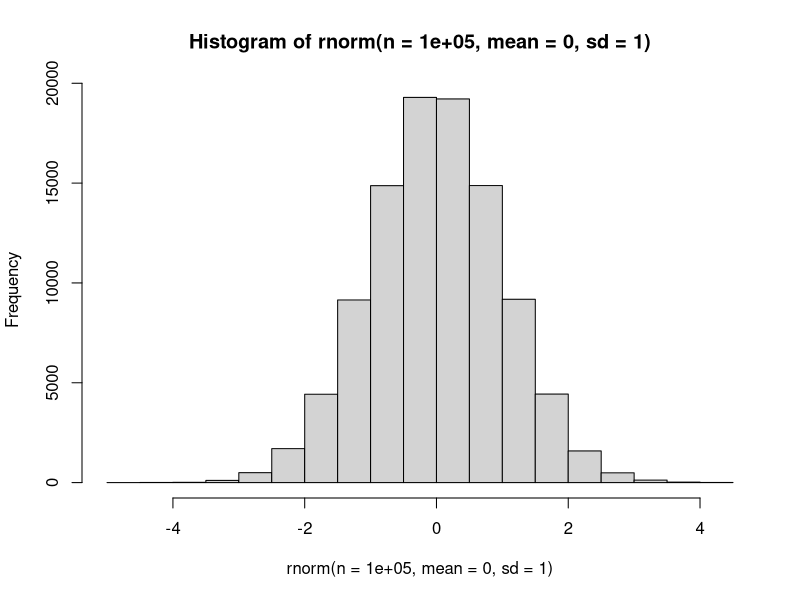
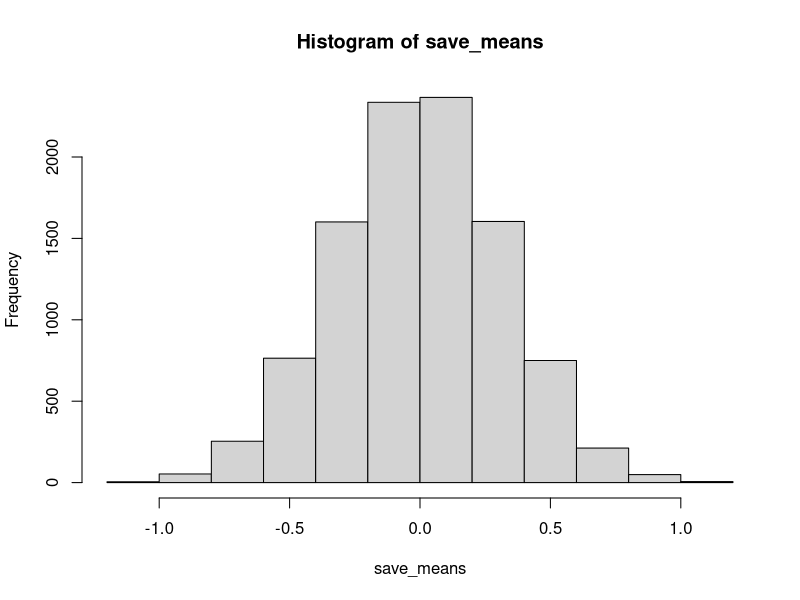
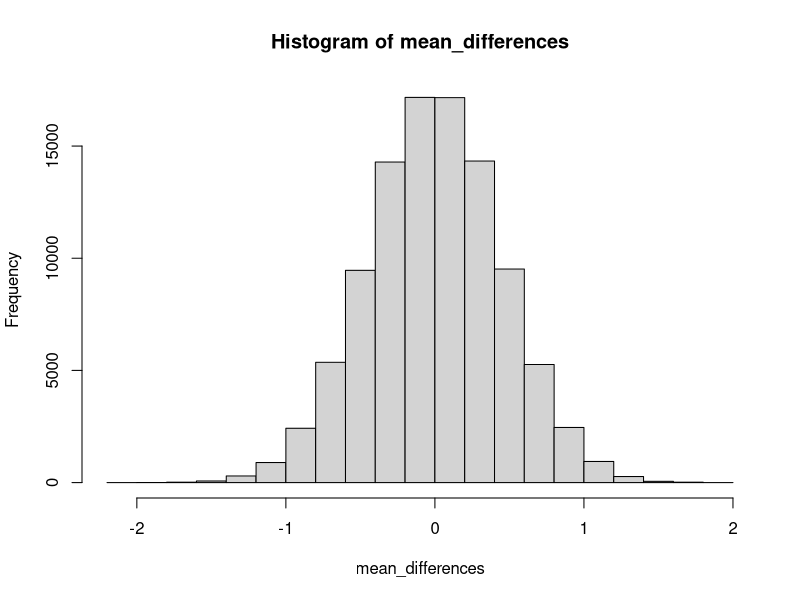
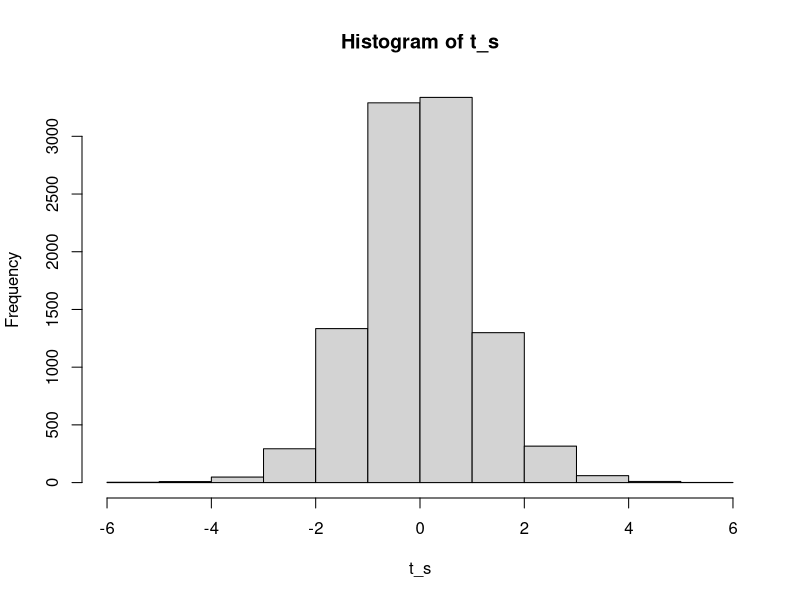
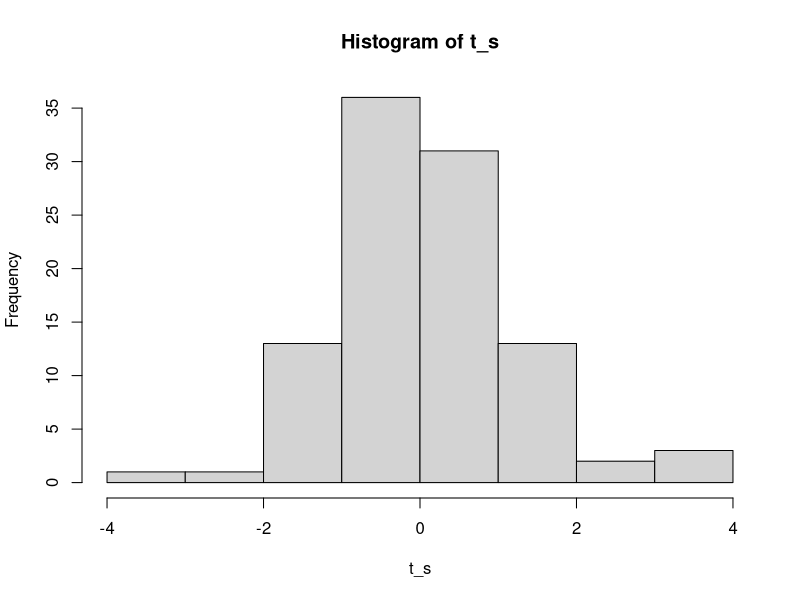
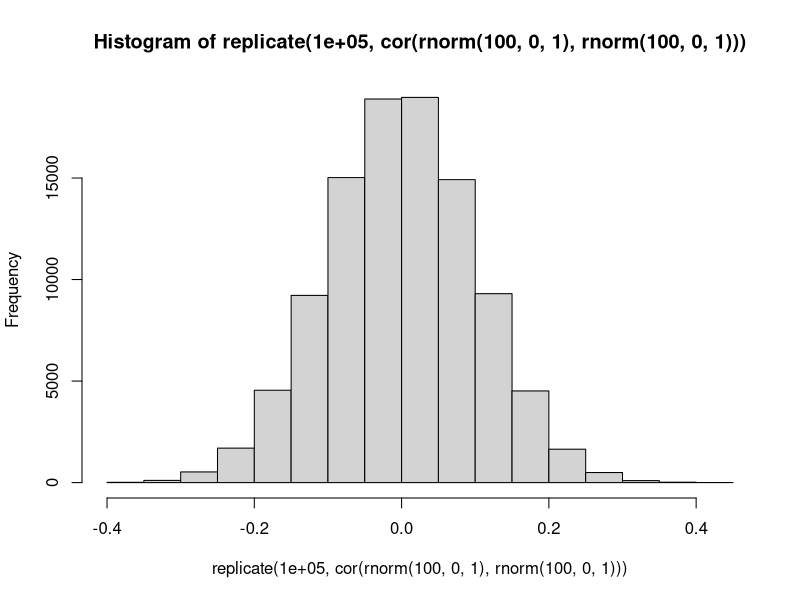
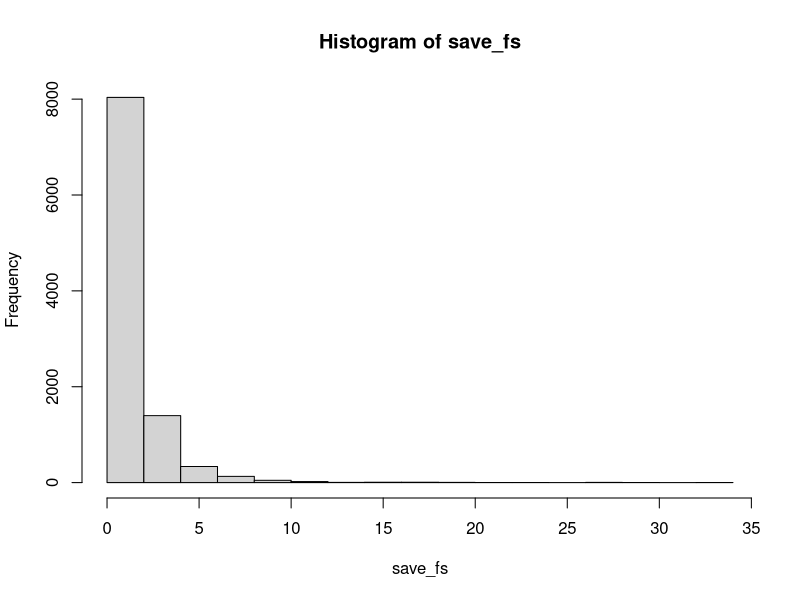

Generate these figures, in order, with R:
## ---- chunk 1
knitr::opts_chunk$set(echo = TRUE, warning=FALSE, message = FALSE)
## ---- chunk 2

hist(rnorm(n=100000,mean=0,sd=1))

mean(rnorm(n=100000,mean=0,sd=1))
sd(rnorm(n=100000,mean=0,sd=1))

# 1 sample mean
#n=10
save_means <-c()
for(i in 1:10000){
save_means[i]<-mean(rnorm(n=10,mean=0,sd=1))
}

# replicate

replicate(1000,mean(rnorm(n=10,mean=0,sd=1)))

mean(replicate(100000,sd(rnorm(n=10,mean=0,sd=1))))

hist(save_means)

SEM <- 1/sqrt(10)
SEM

sd(save_means)

## ---- chunk 3
A <- rnorm(10,0,1)
B <- rnorm(10,0,1)
MD <- mean(A)-mean(B)
MD

mean_differences <- replicate(100000,
                              mean(rnorm(10,0,1))-mean(rnorm(10,0,1)))
sort(mean_differences)[95000]

sort(mean_differences)[2500]
sort(mean_differences)[97500]

hist(mean_differences)

## ---- chunk 4
# your code here

real_ps <-pt(q=c(.5,1,1.5,2,2.5),df=9)

t_s <- replicate(10000,t.test(rnorm(10,0,1),mu=0)$statistic)
hist(t_s)

sim_ps <- c(length(t_s[t_s < .5])/10000,
length(t_s[t_s < 1])/10000,
length(t_s[t_s < 1.5])/10000,
length(t_s[t_s < 2])/10000,
length(t_s[t_s < 2.5])/10000)

real_ps
sim_ps

t_s <- replicate(100,t.test(rnorm(10,0,1),mu=0)$statistic)
hist(t_s)

sim_ps <- c(length(t_s[t_s < .5])/100,
length(t_s[t_s < 1])/100,
length(t_s[t_s < 1.5])/100,
length(t_s[t_s < 2])/100,
length(t_s[t_s < 2.5])/100)

real_ps
sim_ps

real_ps-sim_ps

sum(abs(real_ps-sim_ps))

## ---- chunk 5
hist(replicate(100000,cor(rnorm(100,0,1),rnorm(100,0,1))))

sim_rs<-replicate(100000,cor(rnorm(100,0,1),rnorm(100,0,1)))

sort(abs(sim_rs))[95000]

## ---- chunk 6
A <- c(1,2,3,4)
B <- c(3,4,5,6)
C <- c(5,6,7,8)

conds<- rep(c("A","B","C"),each=4)
DV <- c(A,B,C)
df <- data.frame(conds,DV)
summary(aov(DV~conds,df))

## ---- chunk 7

run_anova <- function(){
A <- rnorm(4,0,1)
B <- rnorm(4,0,1)
C <- rnorm(4,0,1)

conds<- rep(c("A","B","C"),each=4)
DV <- c(A,B,C)
df <- data.frame(conds,DV)
sum_out <- summary(aov(DV~conds,df))
return(sum_out[[1]]$`F value`[1])
}

save_fs <- replicate(10000,run_anova())
hist(save_fs)

sort(save_fs)[9500]

qf(.95,2,9)


